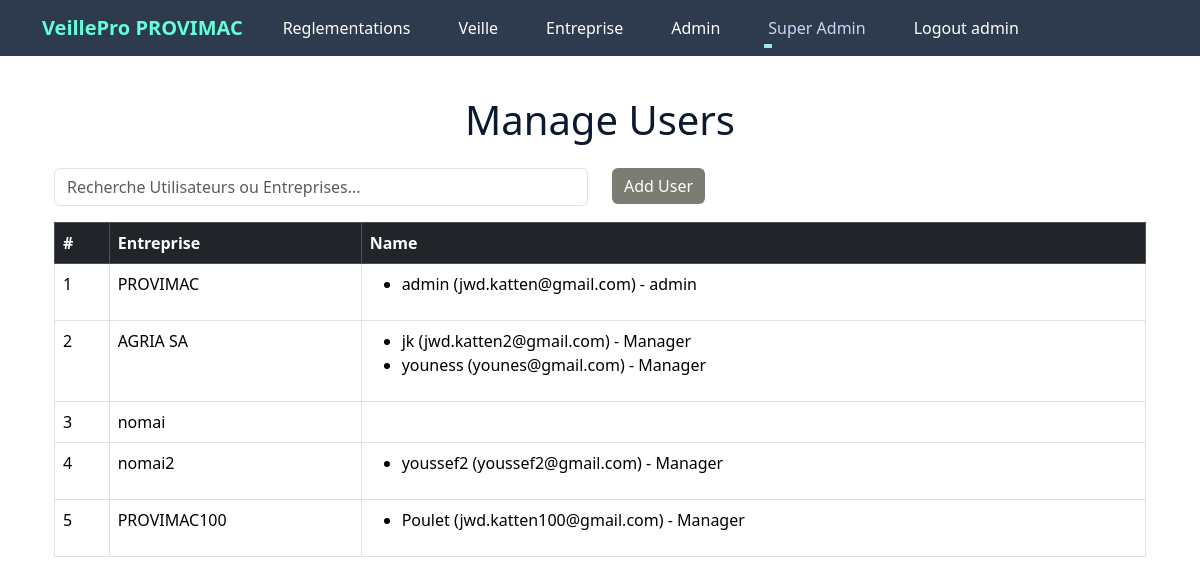
The page /admin/manage-users (signed in) on the database its author committed.
### app/models.py (models this page shows, shortened)
class Entreprise(db.Model):
    __tablename__ = 'entreprise'
    id = db.Column(db.Integer, primary_key=True)
    nom = db.Column(db.String(100), nullable=False, unique=True )
    description = db.Column(db.Text, nullable=True)
    pays = db.Column(db.String(100), nullable=True)
    date_creation = db.Column(db.Date, nullable=True)
    utilisateurs = db.relationship('User', backref='entreprise', lazy=True,  cascade="all, delete-orphan")
    reglementations = db.relationship('EntrepriseReglementation', backref='entreprise', lazy=True,  cascade="all, delete-orphan")
    notifications = db.relationship('Notification', backref='entreprise', lazy=True)
    audits = db.relationship('Audit', backref='entreprise', lazy=True)
    secteurs = db.relationship('Secteur', secondary='entreprise_secteur', back_populates='entreprises')

class User(db.Model, UserMixin):
    __tablename__ = 'utilisateur'
    id = db.Column(db.Integer, primary_key=True)
    name = db.Column(db.String(50), nullable=False, unique=True)
    email = db.Column(db.String(120), unique=True, nullable=False)
    role = db.Column(db.Enum(RoleUtilisateur), nullable=False)
    password_hash = db.Column(db.String(128), nullable=False)
    entreprise_id = db.Column(db.Integer, db.ForeignKey('entreprise.id'), nullable=True)

### app/routes/admin.py (the view)
@bp.route('/admin/manage-users')
@role_required(['ADMIN'])
def manage_users():
    entreprises = Entreprise.query.all()
    users = User.query.all()
    return render_template('admin/manage_users.html', entreprises=entreprises, users=users)

### app/routes/admin.py (called while the page is built)
def role_required(allowed_roles):
    def decorator(f):
        @wraps(f)
        def decorated_function(*args, **kwargs):
            if not current_user.is_authenticated:
                flash("Vous devez être connecté pour accéder à cette page.", 'danger')
                return redirect(url_for('main.index'))
            if current_user.role.name not in allowed_roles:
                flash("Vous n'avez pas la permission d'accéder à cette page.", 'danger')
                return redirect(url_for('main.index'))
            return f(*args, **kwargs)
        return decorated_function
    return decorator

### app/templates/admin/manage_users.html (shortened to what this page needs)
{% extends 'layout.html' %}
{% block content %}
<div class="container my-4">
  <h1 class="text-center mb-4">Manage Users</h1>
  <div class="row mb-3">
    <div class="col-md-6">
      <input type="text" id="userSearch" class="form-control"
        placeholder="Recherche Utilisateurs ou Entreprises...">
    </div>
    <div class="col-md-6">
      <a href="{{ url_for('admin.add_user')}}"
        class="btn btn-primary btn-md">Add User</a>
    </div>
  </div>
  <div class="table-responsive">
    <table class="table table-bordered table-hover">
      <thead class="table-dark">
        <tr>
          <th>#</th>
          <th>Entreprise</th>
          <th>Name</th>
        </tr>
      </thead>
      <tbody id="userTable">
        {% for entreprise in entreprises %}
        <tr>
          <td>{{ loop.index }}</td>
          <td>{{ entreprise.nom }}</td>
          <td>
            <ul>
              {% for user in users %}
              {% if user.entreprise_id == entreprise.id %}
              <li>
                {{ user.name }} ({{ user.email }}) - {{ user.role.value }}
              </li>
              {% endif %}
              {% endfor %}
            </ul>
          </td>
        </tr>
        {% endfor %}
      </tbody>
    </table>
  </div>
</div>
{% endblock %}

### app/templates/layout.html (shortened to what this page needs)
<!DOCTYPE html>
<html lang="en">
  <head>
    <link
      href="https://cdn.jsdelivr.net/npm/bootstrap@5.3.3/dist/css/bootstrap.min.css"
      rel="stylesheet"
 />
    <link rel="stylesheet"
      href="{{ url_for('static', filename='main.css') }}" />
    <link rel="stylesheet"
      href="https://cdnjs.cloudflare.com/ajax/libs/font-awesome/6.0.0-beta3/css/all.min.css">
  </head>
  <body class="layout-body">
    {% if current_user.is_authenticated %}
    <header class="site-header sticky-top">
      <nav class="navbar navbar-expand-lg navbar-dark">
        <div class="container">
          <a class="navbar-brand" href="/">VeillePro
            {{current_user.entreprise.nom}}</a>
          <div class="collapse navbar-collapse" id="navbarToggle">
            <ul class="navbar-nav me-auto mb-2 mb-lg-0">
              <li class="nav-item">
                <a class="nav-link text-white"
                  href="{{ url_for('reglement.liste_reglementations') }}">
                  Reglementations
                </a>
              </li>
              <li class="nav-item">
                <a class="nav-link text-white"
                  href="{{ url_for('entreprise.afficher_veille', entreprise_id=current_user.entreprise_id) }}">
                  Veille
                </a>
              </li>
              <li class="nav-item">
                <a class="nav-link text-white"
                  href="{{ url_for('entreprise.afficher_entreprise', entreprise_id=current_user.entreprise_id) }}">
                  Entreprise
                </a>
              </li>
              <li class="nav-item">
                <a class="nav-link text-white"
                  href="{{ url_for('manager.liste_utilisateurs', entreprise_id=current_user.entreprise.id) }}">
                  Admin
                </a>
              </li>
              {% if current_user.is_authenticated and current_user.role.name ==
              'ADMIN' %}
              <li class="nav-item dropdown">
                <a
                  class="nav-link dropdown-toggle {{ 'active' if request.endpoint.startswith('ingredient.') else '' }}"
                  href="#" id=" entrepriseDropdown" role="button"
                  data-bs-toggle="dropdown" aria-expanded="false">
                  Super Admin
                </a>
              </li>
              {% endif %}
              <li class="nav-item">
                <a class="nav-link text-white"
                  href="{{ url_for('admin.logout') }}">Logout {{
                  current_user.role.value }}</a>
              </li>
            </ul>
          </div>
        </div>
      </nav>
    </header>
    {% endif %}
    <div class="container mt-3">
        {% include 'main/flash_msg.html' %} {%block content %}
        {% endblock %}</div>
    <link
      href="https://cdnjs.cloudflare.com/ajax/libs/select2/4.0.13/css/select2.min.css"
      rel="stylesheet" />
  </body>
</html>

### app/static/main.css (style rules this page uses)
:root { --nomai: #5d91a5; --vert: #797d73; --roze: #fc83cd33; --blue: #0b76b488; --primary-color: #0a192f; --secondary-color: #172a45; --accent-color: #64ffda; --text-primary: #ccd6f6; --background-light: #233554; }
body { font-family: 'Segoe UI', system-ui, -apple-system, sans-serif; background-color: var(--primary-color); color: var(--text-primary); }
.btn-primary { background-color: var(--vert); border: none; }
.navbar { background-color: var(--nomai); }
.nav-link { font-weight: 500; position: relative; border: none; }
@media (min-width: 768px) { .nav-link { font-size: 1rem; } }
@media (min-width: 768px) { .nav-link::before { content: ''; position: absolute; bottom: 0; left: 50%; transform: translatex(-50%); width: 0%; height: 2px; background-color: white; visibility: hidden; transition: 0.3s ease-in-out; } }
.btn { min-width: auto; }
:root { --primary-color: #0a192f; --secondary-color: #172a45; --accent-color: #64ffda; --text-primary: #ccd6f6; --text-secondary: #8892b0; --background-light: #233554; }
.navbar { background-color: rgba(10, 25, 47, 0.85); backdrop-filter: blur(10px); }
.navbar-brand { color: var(--accent-color); font-weight: bold; }
.nav-link { color: var(--text-primary); margin: 0 1rem; position: relative; }
.nav-link::after { content: ''; position: absolute; width: 0; height: 2px; bottom: 0; left: 0; background-color: var(--accent-color); transition: width 0.3s ease; }
.layout-body { background-color: white !important; color: var(--text-secondary); color: var(--primary-color); }

### rows shown on the page
Entreprise: entreprise.nom "PROVIMAC", nom "PROVIMAC"
User: role.value "admin", name "admin", email "jwd.katten@gmail.com"
Entreprise: nom "AGRIA SA"
User: name "jk", email "jwd.katten2@gmail.com", role.value "Manager"
User: name "youness", email "younes@gmail.com", role.value "Manager"
Entreprise: nom "nomai"
Entreprise: nom "nomai2"
User: name "youssef2", email "youssef2@gmail.com", role.value "Manager"
Entreprise: nom "PROVIMAC100"
User: name "Poulet", email "jwd.katten100@gmail.com", role.value "Manager"
